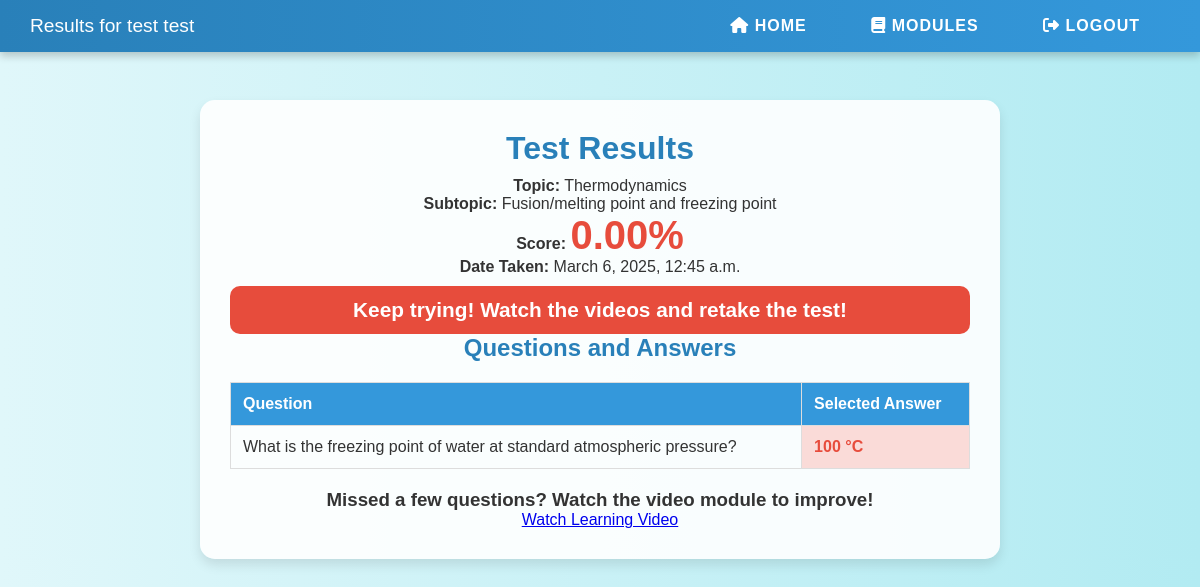
/test-results/1/1/ (signed in), run on the app's committed database.
### my_app/models.py (models this page shows, shortened)
class Topic(models.Model):
    topic_id = models.AutoField(primary_key=True)
    topic_name = models.CharField(max_length=30)
    topic_order = models.IntegerField()

class Subtopic(models.Model):
    topic = models.ForeignKey(Topic, related_name="subtopics", on_delete=models.CASCADE)
    subtopic_id = models.AutoField(primary_key=True)
    subtopic_name = models.CharField(max_length=255)
    subtopic_order_number = models.IntegerField()

class Assessment(models.Model):
    assessment_id = models.AutoField(primary_key=True)
    student = models.ForeignKey(Student, on_delete=models.CASCADE, to_field="student_id")
    date_taken = models.DateTimeField(auto_now_add=True)
    score = models.DecimalField(max_digits=5, decimal_places=2, default=0.00)
    topic = models.ForeignKey(Topic, related_name="assessments", on_delete=models.CASCADE)
    level = models.CharField(max_length=15)
    questions = models.ManyToManyField(Question)

class AssessmentResponse(models.Model):
    response_id = models.AutoField(primary_key=True)
    assessment = models.ForeignKey(Assessment, on_delete=models.CASCADE)
    question = models.ForeignKey(Question, on_delete=models.CASCADE)
    selected_option = models.ForeignKey(Option, on_delete=models.SET_NULL, null=True)

class Question(models.Model):
    question_id = models.AutoField(primary_key=True)
    question_text = models.TextField()
    topic = models.ForeignKey(Topic, related_name="questions", on_delete=models.CASCADE)
    subtopic = models.ForeignKey(Subtopic, related_name="questions", on_delete=models.CASCADE)
    assigned_at = models.IntegerField(choices=[(0, 'Before Assignment'), (1, 'After Assignment')], default=0)
    difficulty_level = models.CharField(max_length=15, choices=[
        ('Beginner', 'Beginner'),
        ('Intermediate', 'Intermediate'),
        ('Advanced', 'Advanced'),
    ])

class Option(models.Model):
    option_id = models.AutoField(primary_key=True)
    question = models.ForeignKey(Question, on_delete=models.CASCADE, related_name="options")
    option_text = models.CharField(max_length=255)
    is_correct = models.BooleanField(default=False)

### my_app/views.py (the view)
# urls.py: path('test-results/<int:topic_id>/<int:subtopic_id>/', test_results, name='test_results'),
@login_required
def test_results(request, topic_id, subtopic_id):
    try:
        student = get_object_or_404(Student, user=request.user)
        topic = get_object_or_404(Topic, topic_id=topic_id)
        subtopic = get_object_or_404(Subtopic, subtopic_id=subtopic_id, topic=topic)
        assessment = Assessment.objects.filter(student=student, topic=topic).order_by("-date_taken").first()
        if not assessment:
            return JsonResponse({"error": "No assessment data found for this topic."}, status=404)
        responses = AssessmentResponse.objects.filter(assessment=assessment)
        score = assessment.score
        video_module = VideoModule.objects.filter(subtopic=subtopic).first()
        print("Video Module (Subtopic):", video_module)
        if not video_module:
            video_module = VideoModule.objects.filter(topic=topic).first()  # Fallback to topic-level video
            print("Video Module (Topic):", video_module)
        progress = Progress.objects.filter(student=student, current_subtopic=subtopic).first()
        video_url = video_module.url if video_module and progress and not progress.score_after else None
        if video_url:
            if "youtube.com/watch" in video_url:
                video_url = video_url.replace("watch?v=", "embed/")
        print("Video URL:", video_url)
        context = {
            "student_name": f"{student.first_name} {student.last_name}",
            "topic": topic,
            "subtopic": subtopic,
            "score": score,
            "date_taken": assessment.date_taken,
            "responses": responses,
            "video_url": video_url,
            "student_id": student.student_id,  # Add student_id here
        }
        return render(request, "my_app/test_results.html", context)
    except Exception as e:
        print("Error in test_results:", e)
        return JsonResponse({"error": str(e)}, status=400)

### my_app/models.py (called while the page is built)
    def __str__(self):
        return self.title

### my_app/Templates/my_app/test_results.html (shortened to what this page needs)
{% load static %}
<!DOCTYPE html>
<html lang="en">
<head>
    <link rel="stylesheet" href="{% static 'CSS/testResults.css' %}">
</head>
<body>
    <nav class="navbar">
        <div class="left">
            <span class="welcome-text">Results for {{ student_name }}</span>
        </div>
        <div class="right">
            <a href="{% url 'home' %}" class="nav-link"><i class="fas fa-home"></i> Home</a>
            <a href="{% url 'modules' %}" class="nav-link"><i class="fas fa-book"></i> Modules</a>
            <a href="{% url 'logout' %}" class="nav-link"><i class="fas fa-sign-out-alt"></i> Logout</a>
        </div>
    </nav>
    <div class="results-container">
        <h1>Test Results</h1>
        <p><strong>Topic:</strong> {{ topic.topic_name }}</p>
        <p><strong>Subtopic:</strong> {{ subtopic.subtopic_name }}</p>
        <p><strong>Score:</strong> <span class="score">{{ score }}%</span></p>
        <p><strong>Date Taken:</strong> {{ date_taken }}</p>
        <div id="feedback-message"></div>
        <h2>Questions and Answers</h2>
        <table class="results-table">
            <thead>
                <tr>
                    <th>Question</th>
                    <th>Selected Answer</th>
                </tr>
            </thead>
            <tbody>
                {% for response in responses %}
                <tr>
                    <td>{{ response.question.question_text }}</td>
                    <td class="{% if response.correct %}correct-answer{% else %}incorrect-answer{% endif %}">
                        {{ response.selected_option.option_text }}
                    </td>
                </tr>
                {% endfor %}
            </tbody>
        </table>
        <div class="learning-section">
            {% if video_url %}
                <h3>Missed a few questions? Watch the video module to improve!</h3>
                <a href="{% url 'learning_video' topic_id=topic.topic_id subtopic_id=subtopic.subtopic_id %}" class="watch-video-button">
                    Watch Learning Video
                </a>
            {% else %}
                <p>No video available or you might have already watched the video for this subtopic at the moment.</p>
            {% endif %}
        </div>
    </div>
</body>
</html>

### my_app/Static/CSS/testResults.css (style rules this page uses)
* { margin: 0; padding: 0; box-sizing: border-box; }
body { font-family: 'Poppins', sans-serif; background: linear-gradient(to right, #E0F7FA, #B2EBF2); color: #333; display: flex; flex-direction: column; align-items: center; }
.navbar { display: flex; justify-content: space-between; align-items: center; width: 100%; background: linear-gradient(to right, #2980B9, #3498DB); padding: 15px 30px; position: fixed; top: 0; left: 0; z-index: 10; box-shadow: 0 4px 8px rgba(0, 0, 0, 0.2); }
.navbar .left .welcome-text { font-size: 1.2rem; color: white; }
.navbar .right a { color: white; text-decoration: none; margin: 0 15px; padding: 10px 15px; font-size: 1rem; font-weight: bold; text-transform: uppercase; letter-spacing: 1px; transition: all 0.3s ease; }
.results-container { margin-top: 100px; width: 90%; max-width: 800px; text-align: center; padding: 30px; background: rgba(255, 255, 255, 0.9); border-radius: 15px; box-shadow: 0 6px 12px rgba(0, 0, 0, 0.1); }
.results-container h1, h2 { margin-bottom: 10px; color: #2980B9; }
.score { font-size: 2.5rem; font-weight: bold; color: #E74C3C; }
.feedback-message { font-size: 1.3rem; font-weight: bold; padding: 12px; margin-top: 10px; border-radius: 10px; text-align: center; transition: all 0.5s ease-in-out; }
.error { background: #E74C3C; color: white; }
.results-table { width: 100%; margin-top: 20px; border-collapse: collapse; }
.results-table th, .results-table td { padding: 12px; border: 1px solid #ddd; text-align: left; }
.results-table th { background-color: #3498DB; color: white; }
.incorrect-answer { color: #E74C3C; background-color: #FADBD8; font-weight: bold; }
.learning-section { margin-top: 20px; }

### data on the page
Topic: topic_name "Thermodynamics"
Subtopic: subtopic_name "Fusion/melting point and freezing point"
Assessment: score "0.00", date_taken "March 6, 2025, 12:45 a.m."
AssessmentResponse: question.question_text "What is the freezing point of water at standard atmospheric pressure?", selected_option.option_text "100 °C"

### other printed values
{{ student_name }} "test test"
